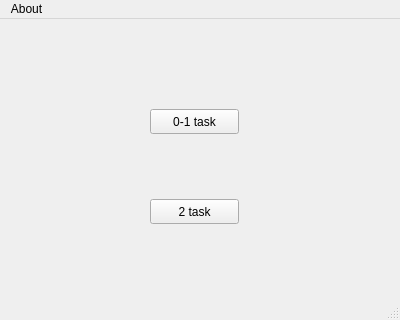
<?xml version="1.0" encoding="UTF-8"?>
<ui version="4.0">
 <class>MainWindow</class>
 <widget class="QMainWindow" name="MainWindow">
  <property name="geometry">
   <rect>
    <x>0</x>
    <y>0</y>
    <width>400</width>
    <height>320</height>
   </rect>
  </property>
  <property name="minimumSize">
   <size>
    <width>400</width>
    <height>320</height>
   </size>
  </property>
  <property name="maximumSize">
   <size>
    <width>400</width>
    <height>320</height>
   </size>
  </property>
  <property name="windowTitle">
   <string>ProjectMainWindow</string>
  </property>
  <widget class="QWidget" name="centralwidget">
   <widget class="QPushButton" name="pbOpenTask01">
    <property name="geometry">
     <rect>
      <x>150</x>
      <y>90</y>
      <width>89</width>
      <height>25</height>
     </rect>
    </property>
    <property name="text">
     <string>0-1 task</string>
    </property>
    <property name="checkable">
     <bool>false</bool>
    </property>
   </widget>
   <widget class="QPushButton" name="pbOpenTask2">
    <property name="geometry">
     <rect>
      <x>150</x>
      <y>180</y>
      <width>89</width>
      <height>25</height>
     </rect>
    </property>
    <property name="text">
     <string>2 task</string>
    </property>
   </widget>
  </widget>
  <widget class="QMenuBar" name="menubar">
   <property name="geometry">
    <rect>
     <x>0</x>
     <y>0</y>
     <width>400</width>
     <height>22</height>
    </rect>
   </property>
   <widget class="QMenu" name="menuInfo">
    <property name="title">
     <string>About</string>
    </property>
    <addaction name="action_Info"/>
   </widget>
   <addaction name="menuInfo"/>
  </widget>
  <widget class="QStatusBar" name="statusbar"/>
  <action name="action_Info">
   <property name="text">
    <string>Info</string>
   </property>
  </action>
 </widget>
 <resources/>
 <connections/>
</ui>
